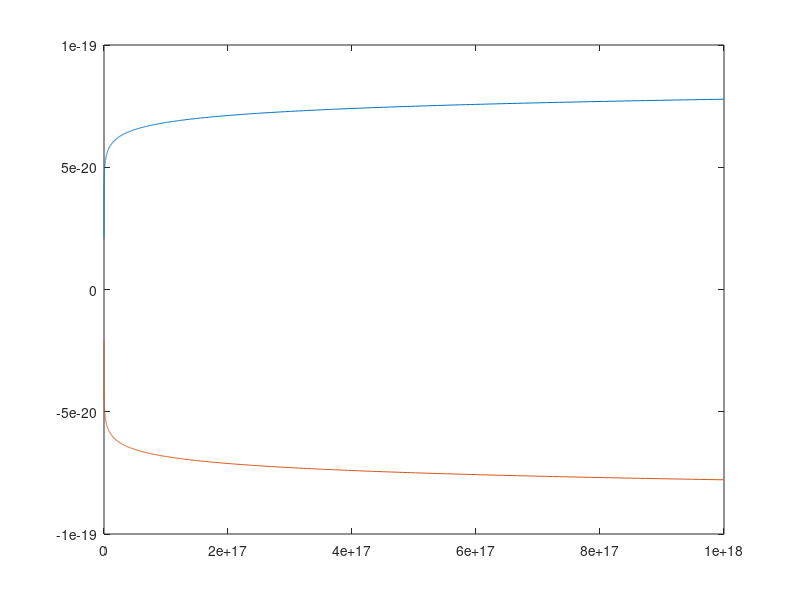

The MATLAB script that drew this image: (Note: this script raises an error after producing the figure.)
% subplot(1, 2, 1);
N = 1024;
k = 1.38e-23;
T = 300;
h = 6.626e-34;
m_e = 9.1e-31 * 1.08;
m_h = 9.1e-31 * 0.56;
E_g = 1.12 * 1.6e-19;
N_c = 2 * (2 * pi * m_e * k * T / h ^ 2) ^ (3 / 2) * 1e-6;
N_v = 2 * (2 * pi * m_h * k * T / h ^ 2) ^ (3 / 2) * 1e-6;
n_i = sqrt(N_c * N_v) * exp(-E_g/(2 * k * T));
n = 10 .^ (12 + ([1:N] * 6 / N));
E_Fe = k * T * log(n / n_i);
E_Fp = -E_Fe;
plot(n, E_Fe, n, E_Fp);
xscale log;
xlabel('N_d');
ylabel('E_F-E_Fi');